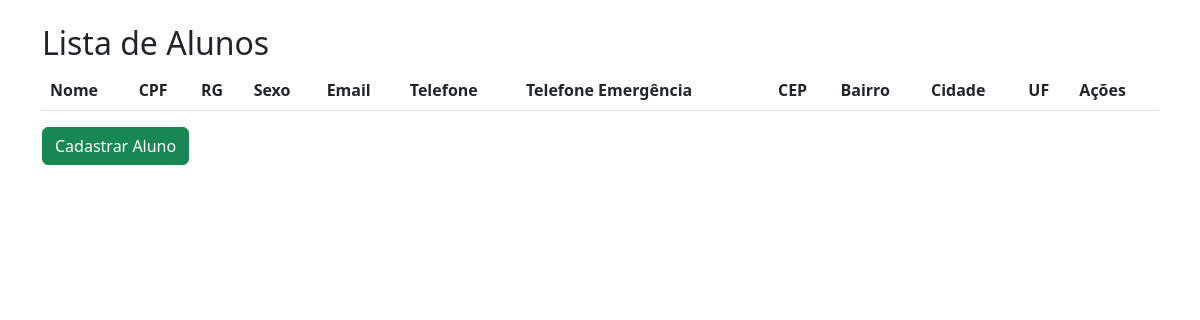
The app's page /, older data.
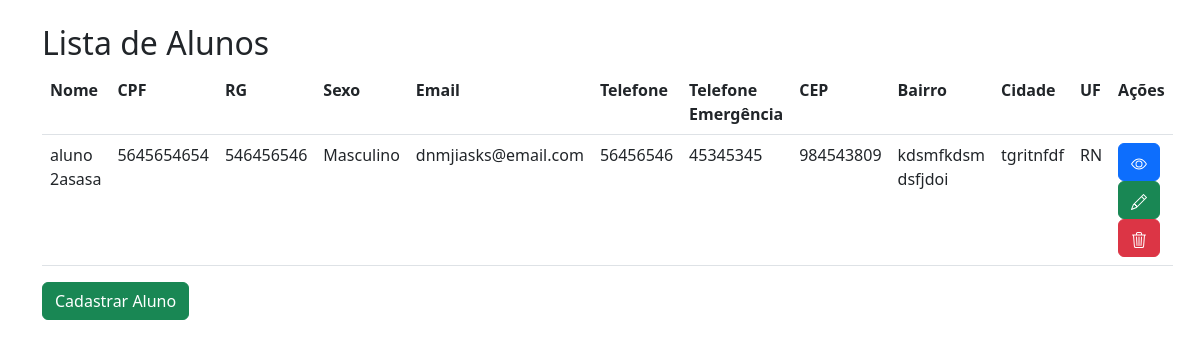
The same page, newer data.
### alunos/models.py (models this page shows, shortened)
class Aluno(models.Model):
    SEXO_CHOICES = [
        ('M', 'Masculino'),
        ('F', 'Feminino'),
        ('O', 'Outro'),
    ]
    TURNO_CHOICES = [
        ('M', 'Manhã'),
        ('T', 'Tarde'),
        ('N', 'Noite'),
    ]
    nome_completo = models.CharField(max_length=200)
    data_nascimento = models.DateField()
    cpf = models.CharField(max_length=14, unique=True)
    rg = models.CharField(max_length=20, blank=True, null=True)
    sexo = models.CharField(max_length=1, choices=SEXO_CHOICES)
    email = models.EmailField()
    telefone = models.CharField(max_length=15)
    telefone_emergencia = models.CharField(max_length=15, blank=True, null=True)
    cep = models.CharField(max_length=9)
    endereco = models.CharField(max_length=200)
    numero = models.CharField(max_length=10)
    complemento = models.CharField(max_length=100, blank=True, null=True)
    bairro = models.CharField(max_length=100)
    cidade = models.CharField(max_length=100)
    uf = models.CharField(max_length=2)
    numero_matricula = models.CharField(max_length=20, unique=True)
    curso = models.CharField(max_length=100)
    serie_ano = models.CharField(max_length=20)
    turno = models.CharField(max_length=1, choices=TURNO_CHOICES)
    observacoes = models.TextField(blank=True, null=True)

### alunos/views.py (the view)
# urls.py: path('', listar_alunos, name='home'),
def listar_alunos(request):
    alunos = Aluno.objects.all()
    return render(request, 'index.html', {'alunos': alunos})

### alunos/templates/index.html (shortened to what this page needs)
<!DOCTYPE html>
<html>
  <head>
    <link
      rel="stylesheet"
      href="https://cdn.jsdelivr.net/npm/bootstrap@5.3.0/dist/css/bootstrap.min.css"
    />
  </head>
  <body class="container mt-4">
    <h2>Lista de Alunos</h2>
    <table class="table">
      <tr>
            <th>Nome</th>
            <th>CPF</th>
            <th>RG</th>
            <th>Sexo</th>
            <th>Email</th>
            <th>Telefone</th>
            <th>Telefone Emergência</th>
            <th>CEP</th>
            <th>Bairro</th>
            <th>Cidade</th>
            <th>UF</th>
            <th>Ações</th>
        </tr>
      {% for aluno in alunos %}
        <tr>
            <td>{{ aluno.nome_completo }}</td>
            <td>{{ aluno.cpf }}</td>
            <td>{{ aluno.rg }}</td>
            <td>{{ aluno.get_sexo_display }}</td>
            <td>{{ aluno.email }}</td>
            <td>{{ aluno.telefone }}</td>
            <td>{{ aluno.telefone_emergencia }}</td>
            <td>{{ aluno.cep }}</td>
            <td>{{ aluno.bairro }}</td>
            <td>{{ aluno.cidade }}</td>
            <td>{{ aluno.uf }}</td>
            <td>
                <a class="btn btn-primary" href="{% url 'detalhar_aluno' aluno.pk %}">
                </a>
                <a class="btn btn-success" href="{% url 'editar' aluno.pk %}">
                </a>
                <a class="btn btn-danger" href="{% url 'excluir' aluno.pk %}">
              </a>
            </td>
        </tr>
        {% endfor %}
    </table>
    <a href="{% url 'cadastrar' %}" class="btn btn-success">Cadastrar Aluno</a>
  </body>
</html>

Row changes from the older to the newer data that the page shows:
added Aluno: nome_completo "aluno 2asasa", cpf "5645654654", rg "546456546", sexo "Masculino", email "dnmjiasks@email.com", telefone "56456546", telefone_emergencia "45345345", cep "984543809", bairro "kdsmfkdsm dsfjdoi", cidade "tgritnfdf", uf "RN"
